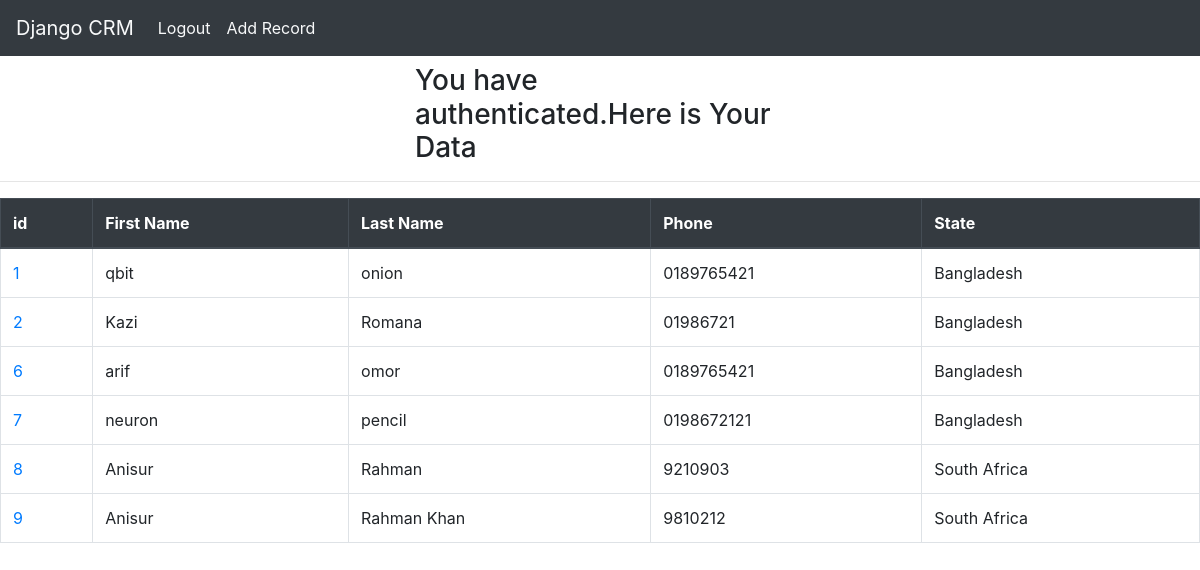
The app's page / (signed in) with its own data.
### myCRM/models.py (models this page shows)
class Record(models.Model):
    created_at = models.DateTimeField(auto_now_add=True)
    first_name = models.CharField(max_length=20)
    last_name = models.CharField(max_length=30)
    usermail = models.EmailField(max_length=30)
    phone = models.CharField(max_length=12)
    city = models.CharField(max_length=20)
    state = models.CharField(max_length=25)

### myCRM/views.py (the view, shortened to what this page needs)
# urls.py: path('',views.homepage, name='homepage'),
def homepage(request):
    records = Record.objects.all()
    return render(request, 'home.html',  {'records':records})

### myCRM/templates/home.html (shortened to what this page needs)
{% extends "base.html" %}
{% block content %} {% if user.is_authenticated %}
<h3 class="col-4 offset-4 my-2">You have authenticated.Here is Your Data</h3>
<hr />
<table id="example" class="table table-hover table table-bordered">
  <thead class="thead-dark">
    <tr>
      <th scope="col">id</th>
      <th scope="col">First Name</th>
      <th scope="col">Last Name</th>
      <th scope="col">Phone</th>
      <th scope="col">State</th>
    </tr>
  </thead>
  <tbody>
    {% for record in records %}
    <tr>
      <td><a href="{% url 'record' record.id %}"> {{record.id}} </a></td>
      <td>{{record.first_name}}</td>
      <td>{{record.last_name}}</td>
      <td>{{record.phone}}</td>
      <td>{{record.state}}</td>
    </tr>
    {% endfor %}
  </tbody>
</table>
{% endif %} {% endblock content %}

### myCRM/templates/base.html (shortened to what this page needs)
<!DOCTYPE html>
<html>
  <head>
    <link
      rel="stylesheet"
      href="https://cdn.jsdelivr.net/npm/bootstrap@4.4.1/dist/css/bootstrap.min.css"
    />
  </head>
  <body>
    {% include 'navbar.html' %} {% block content %}{% endblock content %}
  </body>
</html>

### myCRM/templates/navbar.html (shortened to what this page needs)
<nav class="navbar navbar-expand-lg bg-dark">
  <a class="navbar-brand text-light" href="{% url 'homepage' %}">Django CRM </a>
  <div class="collapse navbar-collapse" id="navbarNavAltMarkup">
    <div class="navbar-nav">
      {% if user.is_authenticated %}
      <a class="nav-item nav-link active text-light" href="{% url 'loggout' %}"
        >Logout <span class="sr-only">)</span></a
      >
      <a
        class="nav-item nav-link active text-light"
        href="{% url 'add_record' %}"
        >Add Record </a>
      {% endif %}
    </div>
  </div>
</nav>

### records on screen
Record: id "1", first_name "qbit", last_name "onion", phone "0189765421", state "Bangladesh"
Record: id "2", first_name "Kazi", last_name "Romana", phone "01986721", state "Bangladesh"
Record: id "6", first_name "arif", last_name "omor", phone "0189765421", state "Bangladesh"
Record: id "7", first_name "neuron", last_name "pencil", phone "0198672121", state "Bangladesh"
Record: id "8", first_name "Anisur", last_name "Rahman", phone "9210903", state "South Africa"
Record: id "9", first_name "Anisur", last_name "Rahman Khan", phone "9810212", state "South Africa"
